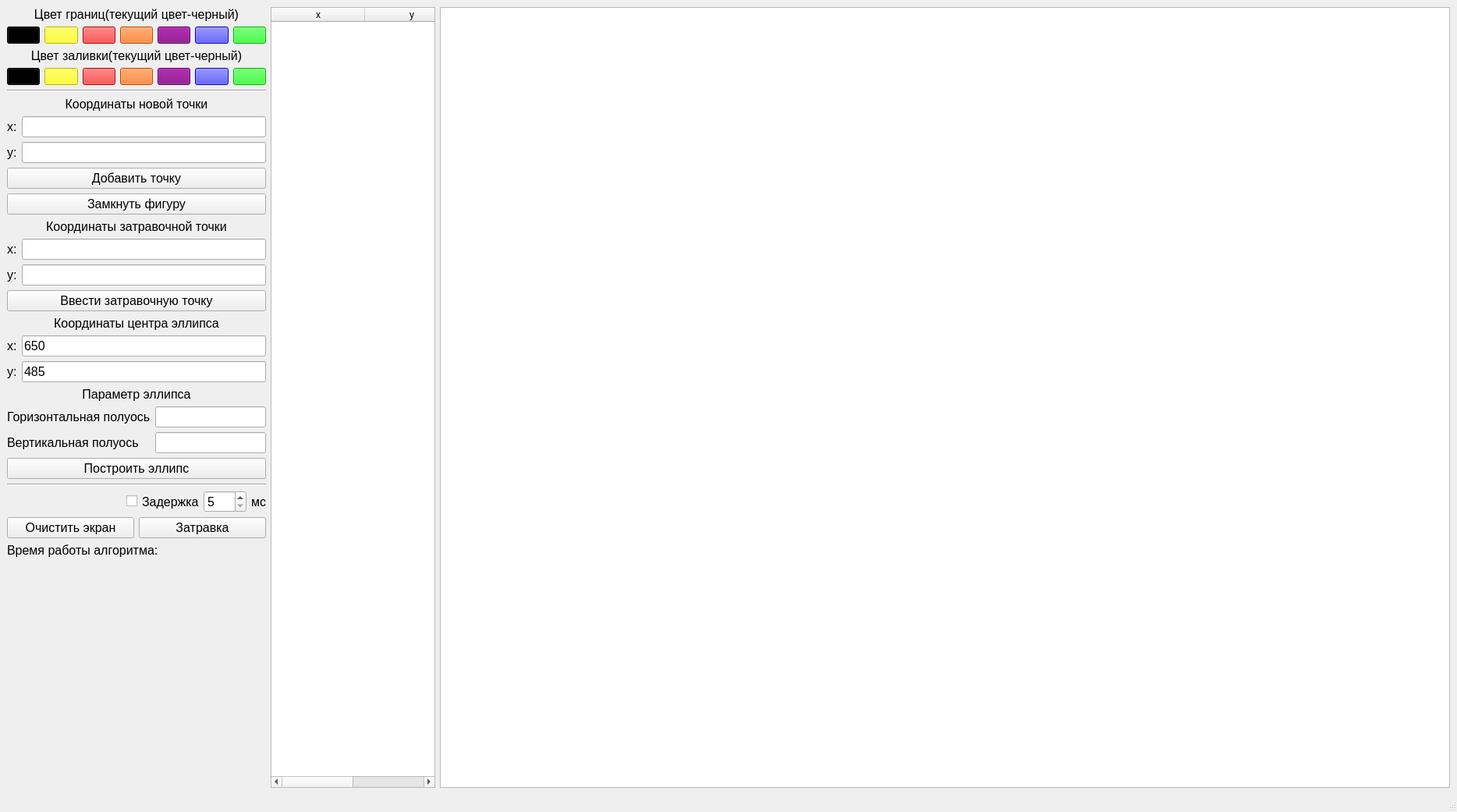
<?xml version="1.0" encoding="UTF-8"?>
<ui version="4.0">
 <class>MainWindow</class>
 <widget class="QMainWindow" name="MainWindow">
  <property name="geometry">
   <rect>
    <x>0</x>
    <y>0</y>
    <width>1868</width>
    <height>1041</height>
   </rect>
  </property>
  <property name="windowTitle">
   <string>MainWindow</string>
  </property>
  <widget class="QWidget" name="centralwidget">
   <layout class="QHBoxLayout" name="horizontalLayout">
    <item>
     <layout class="QVBoxLayout" name="ControlLayout">
      <item>
       <layout class="QVBoxLayout" name="BorderColorBox">
        <item>
         <widget class="QLabel" name="LIneColorBorder">
          <property name="sizePolicy">
           <sizepolicy hsizetype="Minimum" vsizetype="Fixed">
            <horstretch>0</horstretch>
            <verstretch>0</verstretch>
           </sizepolicy>
          </property>
          <property name="font">
           <font>
            <pointsize>12</pointsize>
           </font>
          </property>
          <property name="text">
           <string>Цвет границ(текущий цвет-черный)</string>
          </property>
          <property name="alignment">
           <set>Qt::AlignCenter</set>
          </property>
         </widget>
        </item>
        <item>
         <layout class="QHBoxLayout" name="BorderColorsLay">
          <item>
           <widget class="QPushButton" name="ButtonBlackBorder">
            <property name="sizePolicy">
             <sizepolicy hsizetype="Minimum" vsizetype="Fixed">
              <horstretch>0</horstretch>
              <verstretch>0</verstretch>
             </sizepolicy>
            </property>
            <property name="styleSheet">
             <string notr="true">QPushButton{
	background-color: rgb(0,0,0);
}</string>
            </property>
            <property name="text">
             <string/>
            </property>
           </widget>
          </item>
          <item>
           <widget class="QPushButton" name="ButtonYellowBorder">
            <property name="sizePolicy">
             <sizepolicy hsizetype="Minimum" vsizetype="Fixed">
              <horstretch>0</horstretch>
              <verstretch>0</verstretch>
             </sizepolicy>
            </property>
            <property name="styleSheet">
             <string notr="true">QPushButton{
	background-color: rgb(255,255,0);
}</string>
            </property>
            <property name="text">
             <string/>
            </property>
           </widget>
          </item>
          <item>
           <widget class="QPushButton" name="ButtonRedBorder">
            <property name="sizePolicy">
             <sizepolicy hsizetype="Minimum" vsizetype="Fixed">
              <horstretch>0</horstretch>
              <verstretch>0</verstretch>
             </sizepolicy>
            </property>
            <property name="styleSheet">
             <string notr="true">QPushButton{
	background-color: rgb(255,0,0);
}</string>
            </property>
            <property name="text">
             <string/>
            </property>
           </widget>
          </item>
          <item>
           <widget class="QPushButton" name="ButtonOrangeBorder">
            <property name="sizePolicy">
             <sizepolicy hsizetype="Minimum" vsizetype="Fixed">
              <horstretch>0</horstretch>
              <verstretch>0</verstretch>
             </sizepolicy>
            </property>
            <property name="styleSheet">
             <string notr="true">QPushButton{
	background-color: rgb(255,104,0);
}</string>
            </property>
            <property name="text">
             <string/>
            </property>
           </widget>
          </item>
          <item>
           <widget class="QPushButton" name="ButtonPurpleBorder">
            <property name="sizePolicy">
             <sizepolicy hsizetype="Minimum" vsizetype="Fixed">
              <horstretch>0</horstretch>
              <verstretch>0</verstretch>
             </sizepolicy>
            </property>
            <property name="styleSheet">
             <string notr="true">QPushButton{
	background-color: rgb(128,0,128);
}</string>
            </property>
            <property name="text">
             <string/>
            </property>
           </widget>
          </item>
          <item>
           <widget class="QPushButton" name="ButtonBlueBorder">
            <property name="sizePolicy">
             <sizepolicy hsizetype="Minimum" vsizetype="Fixed">
              <horstretch>0</horstretch>
              <verstretch>0</verstretch>
             </sizepolicy>
            </property>
            <property name="styleSheet">
             <string notr="true">QPushButton{
	background-color: rgb(0,0,255);
}</string>
            </property>
            <property name="text">
             <string/>
            </property>
           </widget>
          </item>
          <item>
           <widget class="QPushButton" name="ButtonGreenBorder">
            <property name="sizePolicy">
             <sizepolicy hsizetype="Minimum" vsizetype="Fixed">
              <horstretch>0</horstretch>
              <verstretch>0</verstretch>
             </sizepolicy>
            </property>
            <property name="styleSheet">
             <string notr="true">QPushButton{
	background-color: rgb(0,255,0);
}</string>
            </property>
            <property name="text">
             <string/>
            </property>
           </widget>
          </item>
         </layout>
        </item>
       </layout>
      </item>
      <item>
       <layout class="QVBoxLayout" name="LineColorBox">
        <item>
         <widget class="QLabel" name="LIneColorLabel">
          <property name="sizePolicy">
           <sizepolicy hsizetype="Minimum" vsizetype="Fixed">
            <horstretch>0</horstretch>
            <verstretch>0</verstretch>
           </sizepolicy>
          </property>
          <property name="font">
           <font>
            <pointsize>12</pointsize>
           </font>
          </property>
          <property name="text">
           <string>Цвет заливки(текущий цвет-черный)</string>
          </property>
          <property name="alignment">
           <set>Qt::AlignCenter</set>
          </property>
         </widget>
        </item>
        <item>
         <layout class="QHBoxLayout" name="LineColorsLay">
          <item>
           <widget class="QPushButton" name="ButtonBlackLine">
            <property name="sizePolicy">
             <sizepolicy hsizetype="Minimum" vsizetype="Fixed">
              <horstretch>0</horstretch>
              <verstretch>0</verstretch>
             </sizepolicy>
            </property>
            <property name="styleSheet">
             <string notr="true">QPushButton{
	background-color: rgb(0,0,0);
}</string>
            </property>
            <property name="text">
             <string/>
            </property>
           </widget>
          </item>
          <item>
           <widget class="QPushButton" name="ButtonYellowLine">
            <property name="sizePolicy">
             <sizepolicy hsizetype="Minimum" vsizetype="Fixed">
              <horstretch>0</horstretch>
              <verstretch>0</verstretch>
             </sizepolicy>
            </property>
            <property name="styleSheet">
             <string notr="true">QPushButton{
	background-color: rgb(255,255,0);
}</string>
            </property>
            <property name="text">
             <string/>
            </property>
           </widget>
          </item>
          <item>
           <widget class="QPushButton" name="ButtonRedLine">
            <property name="sizePolicy">
             <sizepolicy hsizetype="Minimum" vsizetype="Fixed">
              <horstretch>0</horstretch>
              <verstretch>0</verstretch>
             </sizepolicy>
            </property>
            <property name="styleSheet">
             <string notr="true">QPushButton{
	background-color: rgb(255,0,0);
}</string>
            </property>
            <property name="text">
             <string/>
            </property>
           </widget>
          </item>
          <item>
           <widget class="QPushButton" name="ButtonOrangeLine">
            <property name="sizePolicy">
             <sizepolicy hsizetype="Minimum" vsizetype="Fixed">
              <horstretch>0</horstretch>
              <verstretch>0</verstretch>
             </sizepolicy>
            </property>
            <property name="styleSheet">
             <string notr="true">QPushButton{
	background-color: rgb(255,104,0);
}</string>
            </property>
            <property name="text">
             <string/>
            </property>
           </widget>
          </item>
          <item>
           <widget class="QPushButton" name="ButtonPurpleLine">
            <property name="sizePolicy">
             <sizepolicy hsizetype="Minimum" vsizetype="Fixed">
              <horstretch>0</horstretch>
              <verstretch>0</verstretch>
             </sizepolicy>
            </property>
            <property name="styleSheet">
             <string notr="true">QPushButton{
	background-color: rgb(128,0,128);
}</string>
            </property>
            <property name="text">
             <string/>
            </property>
           </widget>
          </item>
          <item>
           <widget class="QPushButton" name="ButtonBlueLine">
            <property name="sizePolicy">
             <sizepolicy hsizetype="Minimum" vsizetype="Fixed">
              <horstretch>0</horstretch>
              <verstretch>0</verstretch>
             </sizepolicy>
            </property>
            <property name="styleSheet">
             <string notr="true">QPushButton{
	background-color: rgb(0,0,255);
}</string>
            </property>
            <property name="text">
             <string/>
            </property>
           </widget>
          </item>
          <item>
           <widget class="QPushButton" name="ButtonGreenLine">
            <property name="sizePolicy">
             <sizepolicy hsizetype="Minimum" vsizetype="Fixed">
              <horstretch>0</horstretch>
              <verstretch>0</verstretch>
             </sizepolicy>
            </property>
            <property name="styleSheet">
             <string notr="true">QPushButton{
	background-color: rgb(0,255,0);
}</string>
            </property>
            <property name="text">
             <string/>
            </property>
           </widget>
          </item>
         </layout>
        </item>
       </layout>
      </item>
      <item>
       <widget class="Line" name="line">
        <property name="orientation">
         <enum>Qt::Horizontal</enum>
        </property>
       </widget>
      </item>
      <item>
       <layout class="QVBoxLayout" name="InpuLayout">
        <item>
         <widget class="QLabel" name="CenterLabel">
          <property name="sizePolicy">
           <sizepolicy hsizetype="Minimum" vsizetype="Preferred">
            <horstretch>0</horstretch>
            <verstretch>0</verstretch>
           </sizepolicy>
          </property>
          <property name="font">
           <font>
            <pointsize>12</pointsize>
           </font>
          </property>
          <property name="text">
           <string>Координаты новой точки</string>
          </property>
          <property name="alignment">
           <set>Qt::AlignCenter</set>
          </property>
         </widget>
        </item>
        <item>
         <layout class="QFormLayout" name="formLayout">
          <item row="0" column="0">
           <widget class="QLabel" name="xLabel">
            <property name="sizePolicy">
             <sizepolicy hsizetype="Minimum" vsizetype="Preferred">
              <horstretch>0</horstretch>
              <verstretch>0</verstretch>
             </sizepolicy>
            </property>
            <property name="font">
             <font>
              <pointsize>12</pointsize>
             </font>
            </property>
            <property name="text">
             <string>x:</string>
            </property>
           </widget>
          </item>
          <item row="0" column="1">
           <widget class="QLineEdit" name="xLineEdit">
            <property name="sizePolicy">
             <sizepolicy hsizetype="Minimum" vsizetype="Fixed">
              <horstretch>0</horstretch>
              <verstretch>0</verstretch>
             </sizepolicy>
            </property>
            <property name="font">
             <font>
              <pointsize>12</pointsize>
             </font>
            </property>
           </widget>
          </item>
          <item row="1" column="0">
           <widget class="QLabel" name="yLabel">
            <property name="sizePolicy">
             <sizepolicy hsizetype="Minimum" vsizetype="Preferred">
              <horstretch>0</horstretch>
              <verstretch>0</verstretch>
             </sizepolicy>
            </property>
            <property name="font">
             <font>
              <pointsize>12</pointsize>
             </font>
            </property>
            <property name="text">
             <string>y:</string>
            </property>
           </widget>
          </item>
          <item row="1" column="1">
           <widget class="QLineEdit" name="yLineEdit">
            <property name="sizePolicy">
             <sizepolicy hsizetype="Minimum" vsizetype="Fixed">
              <horstretch>0</horstretch>
              <verstretch>0</verstretch>
             </sizepolicy>
            </property>
            <property name="font">
             <font>
              <pointsize>12</pointsize>
             </font>
            </property>
           </widget>
          </item>
         </layout>
        </item>
        <item>
         <widget class="QPushButton" name="AddDotButton">
          <property name="sizePolicy">
           <sizepolicy hsizetype="Minimum" vsizetype="Fixed">
            <horstretch>0</horstretch>
            <verstretch>0</verstretch>
           </sizepolicy>
          </property>
          <property name="font">
           <font>
            <pointsize>12</pointsize>
           </font>
          </property>
          <property name="text">
           <string>Добавить точку</string>
          </property>
         </widget>
        </item>
        <item>
         <widget class="QPushButton" name="CloseFigureButton">
          <property name="font">
           <font>
            <pointsize>12</pointsize>
           </font>
          </property>
          <property name="text">
           <string>Замкнуть фигуру</string>
          </property>
         </widget>
        </item>
        <item>
         <layout class="QVBoxLayout" name="ZatravLayout">
          <item>
           <widget class="QLabel" name="ZtravLableLabel">
            <property name="sizePolicy">
             <sizepolicy hsizetype="Minimum" vsizetype="Preferred">
              <horstretch>0</horstretch>
              <verstretch>0</verstretch>
             </sizepolicy>
            </property>
            <property name="font">
             <font>
              <pointsize>12</pointsize>
             </font>
            </property>
            <property name="text">
             <string>Координаты затравочной точки</string>
            </property>
            <property name="alignment">
             <set>Qt::AlignCenter</set>
            </property>
           </widget>
          </item>
          <item>
           <layout class="QFormLayout" name="ZatravformLayout">
            <item row="0" column="0">
             <widget class="QLabel" name="cxLabel">
              <property name="sizePolicy">
               <sizepolicy hsizetype="Minimum" vsizetype="Preferred">
                <horstretch>0</horstretch>
                <verstretch>0</verstretch>
               </sizepolicy>
              </property>
              <property name="font">
               <font>
                <pointsize>12</pointsize>
               </font>
              </property>
              <property name="text">
               <string>x:</string>
              </property>
             </widget>
            </item>
            <item row="0" column="1">
             <widget class="QLineEdit" name="cxLineEdit">
              <property name="sizePolicy">
               <sizepolicy hsizetype="Minimum" vsizetype="Fixed">
                <horstretch>0</horstretch>
                <verstretch>0</verstretch>
               </sizepolicy>
              </property>
              <property name="font">
               <font>
                <pointsize>12</pointsize>
               </font>
              </property>
             </widget>
            </item>
            <item row="1" column="0">
             <widget class="QLabel" name="cyLabel">
              <property name="sizePolicy">
               <sizepolicy hsizetype="Minimum" vsizetype="Preferred">
                <horstretch>0</horstretch>
                <verstretch>0</verstretch>
               </sizepolicy>
              </property>
              <property name="font">
               <font>
                <pointsize>12</pointsize>
               </font>
              </property>
              <property name="text">
               <string>y:</string>
              </property>
             </widget>
            </item>
            <item row="1" column="1">
             <widget class="QLineEdit" name="cyLineEdit">
              <property name="sizePolicy">
               <sizepolicy hsizetype="Minimum" vsizetype="Fixed">
                <horstretch>0</horstretch>
                <verstretch>0</verstretch>
               </sizepolicy>
              </property>
              <property name="font">
               <font>
                <pointsize>12</pointsize>
               </font>
              </property>
             </widget>
            </item>
           </layout>
          </item>
          <item>
           <widget class="QPushButton" name="AddZatravButton">
            <property name="sizePolicy">
             <sizepolicy hsizetype="Minimum" vsizetype="Fixed">
              <horstretch>0</horstretch>
              <verstretch>0</verstretch>
             </sizepolicy>
            </property>
            <property name="font">
             <font>
              <pointsize>12</pointsize>
             </font>
            </property>
            <property name="text">
             <string>Ввести затравочную точку</string>
            </property>
           </widget>
          </item>
         </layout>
        </item>
        <item>
         <layout class="QVBoxLayout" name="ZatravLayout_2">
          <item>
           <widget class="QLabel" name="ZtravLableLabel_2">
            <property name="sizePolicy">
             <sizepolicy hsizetype="Minimum" vsizetype="Preferred">
              <horstretch>0</horstretch>
              <verstretch>0</verstretch>
             </sizepolicy>
            </property>
            <property name="font">
             <font>
              <pointsize>12</pointsize>
             </font>
            </property>
            <property name="text">
             <string>Координаты центра эллипса</string>
            </property>
            <property name="alignment">
             <set>Qt::AlignCenter</set>
            </property>
           </widget>
          </item>
          <item>
           <layout class="QFormLayout" name="ZatravformLayout_2">
            <item row="0" column="0">
             <widget class="QLabel" name="cxLabel_2">
              <property name="sizePolicy">
               <sizepolicy hsizetype="Minimum" vsizetype="Preferred">
                <horstretch>0</horstretch>
                <verstretch>0</verstretch>
               </sizepolicy>
              </property>
              <property name="font">
               <font>
                <pointsize>12</pointsize>
               </font>
              </property>
              <property name="text">
               <string>x:</string>
              </property>
             </widget>
            </item>
            <item row="0" column="1">
             <widget class="QLineEdit" name="cxLineEdit_2">
              <property name="sizePolicy">
               <sizepolicy hsizetype="Minimum" vsizetype="Fixed">
                <horstretch>0</horstretch>
                <verstretch>0</verstretch>
               </sizepolicy>
              </property>
              <property name="font">
               <font>
                <pointsize>12</pointsize>
               </font>
              </property>
              <property name="text">
               <string>650</string>
              </property>
             </widget>
            </item>
            <item row="1" column="0">
             <widget class="QLabel" name="cyLabel_2">
              <property name="sizePolicy">
               <sizepolicy hsizetype="Minimum" vsizetype="Preferred">
                <horstretch>0</horstretch>
                <verstretch>0</verstretch>
               </sizepolicy>
              </property>
              <property name="font">
               <font>
                <pointsize>12</pointsize>
               </font>
              </property>
              <property name="text">
               <string>y:</string>
              </property>
             </widget>
            </item>
            <item row="1" column="1">
             <widget class="QLineEdit" name="cyLineEdit_2">
              <property name="sizePolicy">
               <sizepolicy hsizetype="Minimum" vsizetype="Fixed">
                <horstretch>0</horstretch>
                <verstretch>0</verstretch>
               </sizepolicy>
              </property>
              <property name="font">
               <font>
                <pointsize>12</pointsize>
               </font>
              </property>
              <property name="text">
               <string>485</string>
              </property>
             </widget>
            </item>
           </layout>
          </item>
         </layout>
        </item>
        <item>
         <layout class="QVBoxLayout" name="ZatravLayout_3">
          <item>
           <widget class="QLabel" name="ZtravLableLabel_3">
            <property name="sizePolicy">
             <sizepolicy hsizetype="Minimum" vsizetype="Preferred">
              <horstretch>0</horstretch>
              <verstretch>0</verstretch>
             </sizepolicy>
            </property>
            <property name="font">
             <font>
              <pointsize>12</pointsize>
             </font>
            </property>
            <property name="text">
             <string>Параметр эллипса</string>
            </property>
            <property name="alignment">
             <set>Qt::AlignCenter</set>
            </property>
           </widget>
          </item>
          <item>
           <layout class="QFormLayout" name="ZatravformLayout_3">
            <item row="0" column="0">
             <widget class="QLabel" name="cxLabel_3">
              <property name="sizePolicy">
               <sizepolicy hsizetype="Minimum" vsizetype="Preferred">
                <horstretch>0</horstretch>
                <verstretch>0</verstretch>
               </sizepolicy>
              </property>
              <property name="font">
               <font>
                <pointsize>12</pointsize>
               </font>
              </property>
              <property name="text">
               <string>Горизонтальная полуось</string>
              </property>
             </widget>
            </item>
            <item row="0" column="1">
             <widget class="QLineEdit" name="cxLineEdit_3">
              <property name="sizePolicy">
               <sizepolicy hsizetype="Minimum" vsizetype="Fixed">
                <horstretch>0</horstretch>
                <verstretch>0</verstretch>
               </sizepolicy>
              </property>
              <property name="font">
               <font>
                <pointsize>12</pointsize>
               </font>
              </property>
             </widget>
            </item>
            <item row="1" column="0">
             <widget class="QLabel" name="cyLabel_3">
              <property name="sizePolicy">
               <sizepolicy hsizetype="Minimum" vsizetype="Preferred">
                <horstretch>0</horstretch>
                <verstretch>0</verstretch>
               </sizepolicy>
              </property>
              <property name="font">
               <font>
                <pointsize>12</pointsize>
               </font>
              </property>
              <property name="text">
               <string>Вертикальная полуось</string>
              </property>
             </widget>
            </item>
            <item row="1" column="1">
             <widget class="QLineEdit" name="cyLineEdit_3">
              <property name="sizePolicy">
               <sizepolicy hsizetype="Minimum" vsizetype="Fixed">
                <horstretch>0</horstretch>
                <verstretch>0</verstretch>
               </sizepolicy>
              </property>
              <property name="font">
               <font>
                <pointsize>12</pointsize>
               </font>
              </property>
             </widget>
            </item>
           </layout>
          </item>
          <item>
           <widget class="QPushButton" name="DrawEllipseButton">
            <property name="sizePolicy">
             <sizepolicy hsizetype="Minimum" vsizetype="Fixed">
              <horstretch>0</horstretch>
              <verstretch>0</verstretch>
             </sizepolicy>
            </property>
            <property name="font">
             <font>
              <pointsize>12</pointsize>
             </font>
            </property>
            <property name="text">
             <string>Построить эллипс</string>
            </property>
           </widget>
          </item>
         </layout>
        </item>
        <item>
         <widget class="Line" name="line_2">
          <property name="orientation">
           <enum>Qt::Horizontal</enum>
          </property>
         </widget>
        </item>
        <item>
         <layout class="QHBoxLayout" name="DelayLayout" stretch="1,0,0">
          <item>
           <widget class="QCheckBox" name="DelayCJeckBox">
            <property name="sizePolicy">
             <sizepolicy hsizetype="Minimum" vsizetype="Fixed">
              <horstretch>0</horstretch>
              <verstretch>0</verstretch>
             </sizepolicy>
            </property>
            <property name="layoutDirection">
             <enum>Qt::RightToLeft</enum>
            </property>
            <property name="text">
             <string/>
            </property>
           </widget>
          </item>
          <item>
           <layout class="QFormLayout" name="DelayForm">
            <item row="0" column="0">
             <widget class="QLabel" name="DelayLabel">
              <property name="sizePolicy">
               <sizepolicy hsizetype="Minimum" vsizetype="Preferred">
                <horstretch>0</horstretch>
                <verstretch>0</verstretch>
               </sizepolicy>
              </property>
              <property name="font">
               <font>
                <pointsize>12</pointsize>
               </font>
              </property>
              <property name="text">
               <string>Задержка</string>
              </property>
             </widget>
            </item>
            <item row="0" column="1">
             <widget class="QSpinBox" name="DelaySpinBox">
              <property name="sizePolicy">
               <sizepolicy hsizetype="Minimum" vsizetype="Fixed">
                <horstretch>0</horstretch>
                <verstretch>0</verstretch>
               </sizepolicy>
              </property>
              <property name="font">
               <font>
                <pointsize>12</pointsize>
               </font>
              </property>
              <property name="minimum">
               <number>5</number>
              </property>
              <property name="maximum">
               <number>100</number>
              </property>
              <property name="singleStep">
               <number>5</number>
              </property>
              <property name="value">
               <number>5</number>
              </property>
             </widget>
            </item>
           </layout>
          </item>
          <item>
           <widget class="QLabel" name="label">
            <property name="sizePolicy">
             <sizepolicy hsizetype="Minimum" vsizetype="Preferred">
              <horstretch>0</horstretch>
              <verstretch>0</verstretch>
             </sizepolicy>
            </property>
            <property name="font">
             <font>
              <pointsize>12</pointsize>
             </font>
            </property>
            <property name="text">
             <string>мс</string>
            </property>
           </widget>
          </item>
         </layout>
        </item>
       </layout>
      </item>
      <item>
       <layout class="QHBoxLayout" name="ActionLayout">
        <item>
         <widget class="QPushButton" name="CleanButton">
          <property name="sizePolicy">
           <sizepolicy hsizetype="Minimum" vsizetype="Fixed">
            <horstretch>0</horstretch>
            <verstretch>0</verstretch>
           </sizepolicy>
          </property>
          <property name="font">
           <font>
            <pointsize>12</pointsize>
           </font>
          </property>
          <property name="text">
           <string>Очистить экран</string>
          </property>
         </widget>
        </item>
        <item>
         <widget class="QPushButton" name="DrawButton">
          <property name="sizePolicy">
           <sizepolicy hsizetype="Minimum" vsizetype="Fixed">
            <horstretch>0</horstretch>
            <verstretch>0</verstretch>
           </sizepolicy>
          </property>
          <property name="font">
           <font>
            <pointsize>12</pointsize>
           </font>
          </property>
          <property name="text">
           <string>Затравка</string>
          </property>
         </widget>
        </item>
       </layout>
      </item>
      <item>
       <widget class="QLabel" name="label_2">
        <property name="font">
         <font>
          <pointsize>12</pointsize>
         </font>
        </property>
        <property name="text">
         <string>Время работы алгоритма:</string>
        </property>
       </widget>
      </item>
      <item>
       <spacer name="verticalSpacer">
        <property name="orientation">
         <enum>Qt::Vertical</enum>
        </property>
        <property name="sizeHint" stdset="0">
         <size>
          <width>20</width>
          <height>40</height>
         </size>
        </property>
       </spacer>
      </item>
     </layout>
    </item>
    <item>
     <widget class="QTableWidget" name="PointTableWidget">
      <property name="sizePolicy">
       <sizepolicy hsizetype="Minimum" vsizetype="Expanding">
        <horstretch>0</horstretch>
        <verstretch>0</verstretch>
       </sizepolicy>
      </property>
      <property name="minimumSize">
       <size>
        <width>100</width>
        <height>0</height>
       </size>
      </property>
      <property name="autoScroll">
       <bool>false</bool>
      </property>
      <attribute name="horizontalHeaderVisible">
       <bool>true</bool>
      </attribute>
      <attribute name="horizontalHeaderCascadingSectionResizes">
       <bool>false</bool>
      </attribute>
      <attribute name="horizontalHeaderMinimumSectionSize">
       <number>20</number>
      </attribute>
      <attribute name="horizontalHeaderDefaultSectionSize">
       <number>120</number>
      </attribute>
      <attribute name="horizontalHeaderHighlightSections">
       <bool>true</bool>
      </attribute>
      <column>
       <property name="text">
        <string>x</string>
       </property>
      </column>
      <column>
       <property name="text">
        <string>y</string>
       </property>
      </column>
     </widget>
    </item>
    <item>
     <widget class="QGraphicsView" name="ResView">
      <property name="enabled">
       <bool>true</bool>
      </property>
      <property name="sizePolicy">
       <sizepolicy hsizetype="Expanding" vsizetype="Expanding">
        <horstretch>0</horstretch>
        <verstretch>0</verstretch>
       </sizepolicy>
      </property>
      <property name="minimumSize">
       <size>
        <width>1295</width>
        <height>970</height>
       </size>
      </property>
      <property name="maximumSize">
       <size>
        <width>1400</width>
        <height>1100</height>
       </size>
      </property>
      <property name="alignment">
       <set>Qt::AlignLeading|Qt::AlignLeft|Qt::AlignTop</set>
      </property>
     </widget>
    </item>
   </layout>
  </widget>
  <widget class="QMenuBar" name="menubar">
   <property name="geometry">
    <rect>
     <x>0</x>
     <y>0</y>
     <width>1868</width>
     <height>21</height>
    </rect>
   </property>
  </widget>
  <widget class="QStatusBar" name="statusbar"/>
 </widget>
 <resources/>
 <connections/>
</ui>
